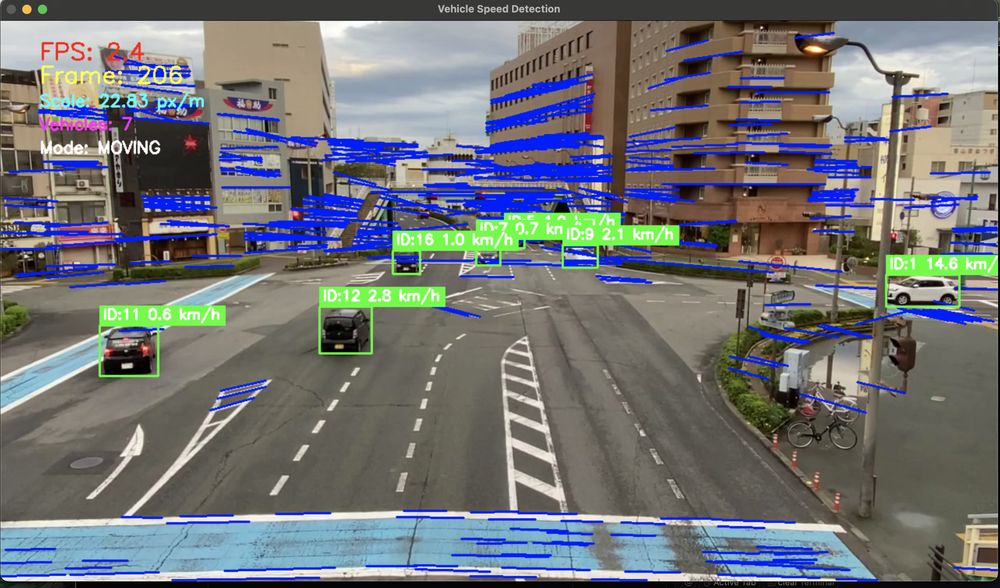
#> input picture image.png, 1000 x 588 px, shrunk from 2566 x 1509 before the run
$ python -i speed_estimation.py   (imports and definitions only)
#> lines starting #> are read from the running program, lines starting #| are printed output that depends on the picture; after the words box and inside, x2 and y2 are one past the last pixel; in counts of white or black regions, pixels touching at a corner belong together
#> further down, picture is the input picture: shape (588, 1000, 3); mean B, G, R 118, 115.1, 113
import numpy as np
import cv2
from typing import List, Tuple, Dict, Optional
import math
from dataclasses import dataclass
from collections import defaultdict, deque

@dataclass
class VehicleTrack:
    """Data class to store vehicle tracking information"""
    track_id: int
    positions: deque = None  # Store recent positions (x, y, timestamp)
    speeds: deque = None    # Store recent speed estimates
    last_speed: float = 0.0
    confidence: float = 0.0
    max_history: int = 30  # Keep last 30 positions for smoothing

    # [5 lines left out: function __post_init__, not called in this run]

class LaneDetector:
    """Detect lane markings for scale reference"""

    def __init__(self):
        self.lane_dash_length_meters = 3.048  # 10 feet in meters
        self.lane_gap_length_meters = 9.144   # 30 feet gap between dashes

    def detect_lane_markings(self, frame: np.ndarray) -> List[Tuple[int, int, int, int]]:
        """
        Detect lane dash markings using edge detection and line detection
        Returns list of (x1, y1, x2, y2) line segments
        """
        # Convert to grayscale
        gray = cv2.cvtColor(frame, cv2.COLOR_BGR2GRAY)
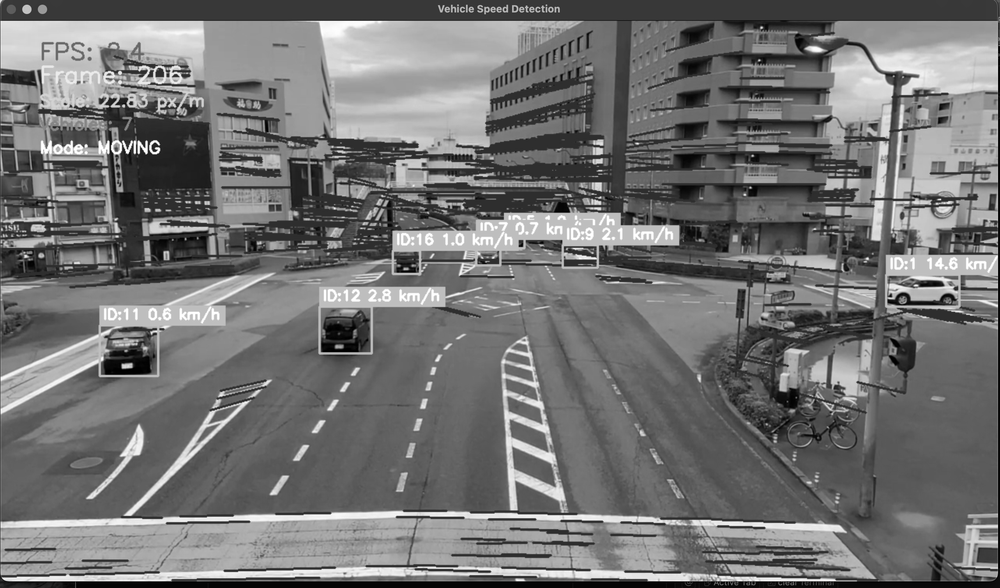
#> gray: shape (588, 1000); min 0, max 255, mean 114.9

        # Apply Gaussian blur to reduce noise
        blurred = cv2.GaussianBlur(gray, (9, 9), 0)
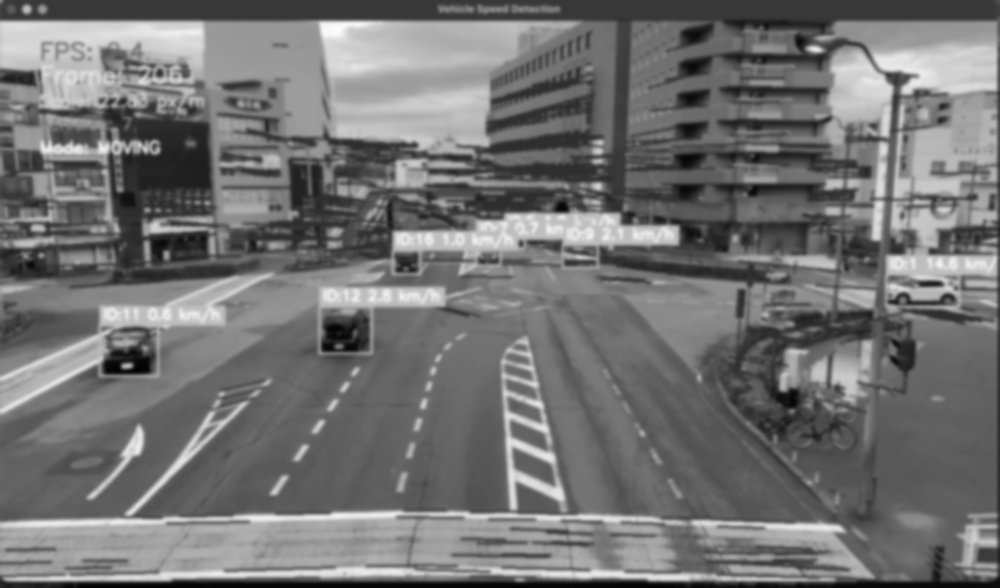
#> blurred: shape (588, 1000); min 1, max 252, mean 114.9

        # Focus on road area (bottom half of image typically contains road)
        h, w = gray.shape
#> h = 588; w = 1000
        roi_mask = np.zeros_like(gray)
        roi_mask[h//2:, :] = 255  # Only look at bottom half

        # Apply ROI mask
        masked = cv2.bitwise_and(blurred, roi_mask)
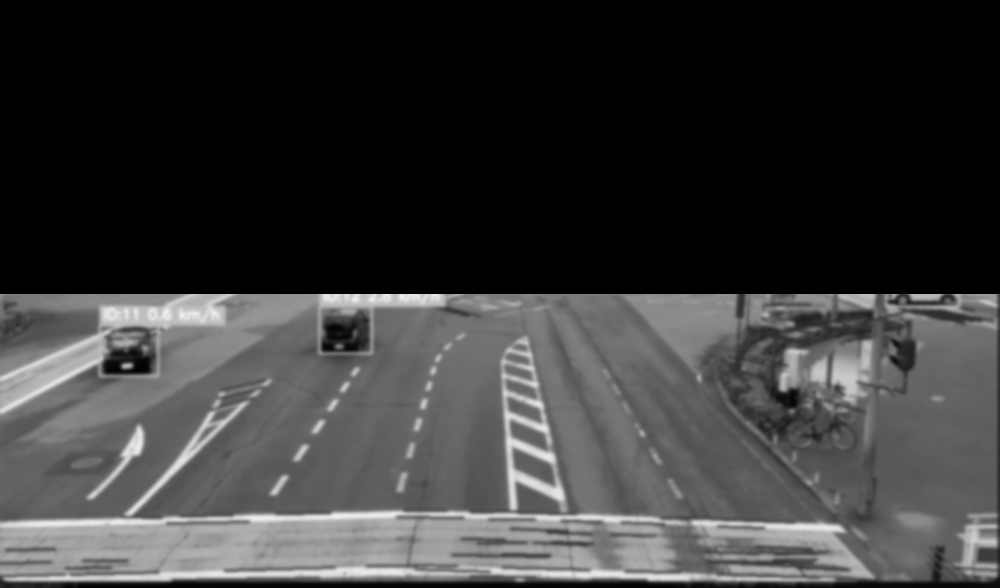
#> masked: shape (588, 1000); min 0, max 240, mean 56.9

        # More conservative edge detection for cleaner lane detection
        edges = cv2.Canny(masked, 80, 200, apertureSize=3)
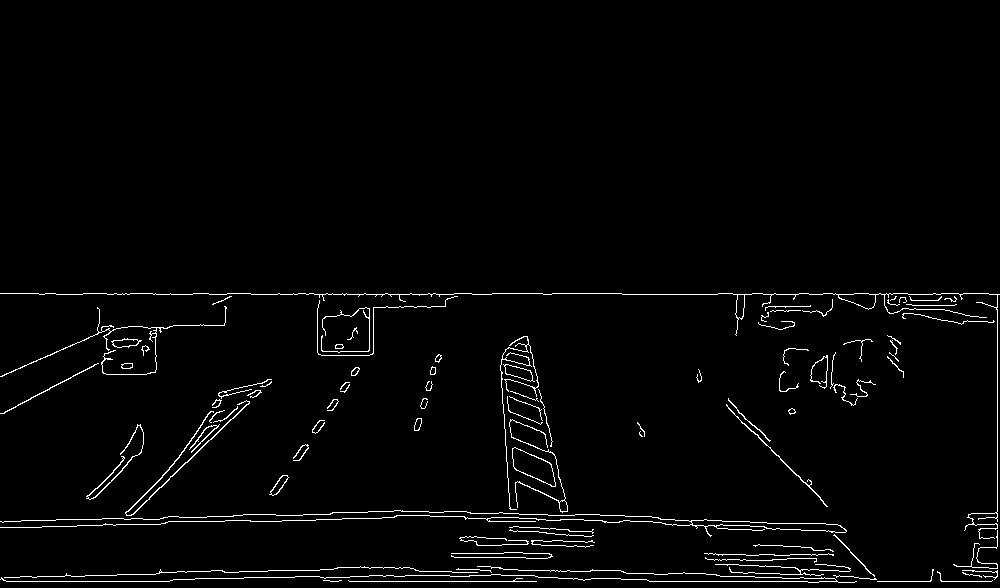
#> edges: shape (588, 1000); 2.2% white in thin lines or dots, all inside (x1, y1, x2, y2) = (0, 293, 1000, 583)

        # Morphological operations to clean up edges
        kernel = np.ones((3,3), np.uint8)
        edges = cv2.morphologyEx(edges, cv2.MORPH_CLOSE, kernel)
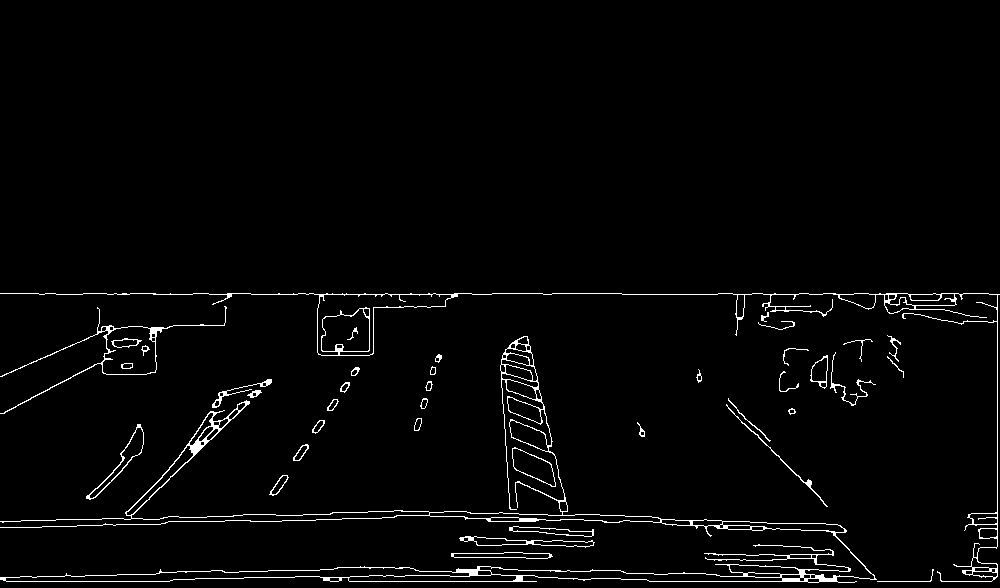
#> edges: shape (588, 1000); 2.4% white in thin lines or dots, all inside (x1, y1, x2, y2) = (0, 293, 1000, 583)

        # Line detection with stricter parameters
        lines = cv2.HoughLinesP(edges, 1, np.pi/180, threshold=80,
                               minLineLength=100, maxLineGap=20)
#> lines = 24 rows, first 6: [153, 294, 491, 294], [6, 581, 169, 581], [799, 293, 907, 293], [997, 576, 997, 294], [518, 570, 620, 570], [410, 293, 621, 293]

        if lines is None:
            return []

        # Filter for lane markings (horizontal lines in road area)
        lane_lines = []
        for line in lines:
            x1, y1, x2, y2 = line[0]

            # Skip lines not in road area
            if y1 < h//2 and y2 < h//2:
                continue

            # Calculate line properties
            length = math.sqrt((x2 - x1)**2 + (y2 - y1)**2)
            angle = abs(math.atan2(y2 - y1, x2 - x1) * 180 / np.pi)

            # Filter for horizontal lines with reasonable length
            if (angle < 15 or angle > 165) and length > 80:
                # Check if line looks like lane marking (white/yellow)
                mid_x, mid_y = (x1 + x2) // 2, (y1 + y2) // 2
                if 0 <= mid_x < w and 0 <= mid_y < h:
                    pixel_intensity = gray[mid_y, mid_x]
                    if pixel_intensity > 150:  # Bright lines (lane markings)
                        lane_lines.append((x1, y1, x2, y2))
#> this loop made 24 passes
#> (x1, y1, x2, y2, length, angle, mid_x, mid_y) on passes 1, 2, 5, 7, 8, 9, 10, 12, 13, 14, 16, 22: (153, 294, 491, 294, 338, 0, 322, 294), (6, 581, 169, 581, 163, 0, 87, 581), (518, 570, 620, 570, 102, 0, 569, 570), (444, 511, 573, 515, 129.1, 1.78, 508, 513), (159, 571, 267, 571, 108, 0, 213, 571), (662, 523, 766, 527, 104.1, 2.2, 714, 525), (56, 519, 233, 516, 177, 0.971, 144, 517), (369, 575, 534, 575, 165, 0, 451, 575), (755, 577, 874, 577, 119, 0, 814, 577), (649, 581, 991, 581, 342, 0, 820, 581), (26, 527, 165, 523, 139.1, 1.65, 95, 525), (875, 295, 988, 293, 113, 1.01, 931, 294)
#> (x1, y1, x2, y2, length, angle) on passes 4, 11, 15, 17, 18, 19: (997, 576, 997, 294, 282, 90), (123, 524, 271, 381, 205.8, 44.02), (122, 524, 271, 380, 207.2, 44.02), (527, 336, 574, 541, 210.3, 77.09), (2, 413, 106, 358, 117.6, 27.87), (500, 365, 515, 581, 216.5, 86.03)
#> after the loop, lane_lines = [(153, 294, 491, 294), (444, 511, 573, 515), (159, 571, 267, 571), (662, 523, 766, 527), (369, 575, 534, 575), (26, 527, 165, 523), (875, 295, 988, 293)]

        return lane_lines

    # [56 lines left out: function estimate_scale_from_lanes, not called in this run]

class HomographyEstimator:
    """Estimate homography for perspective correction"""

    def __init__(self):
        self.homography_matrix = None
        self.is_calibrated = False

    # [94 lines left out: functions estimate_homography_from_lanes, _find_vanishing_point, _line_intersection, not called in this run]

class SpeedEstimator:
    """Estimate vehicle speeds using tracking and scale information"""

    # [153 lines left out: functions __init__, update_scale_and_homography, update_tracks, _calculate_speed, _apply_homography, get_vehicle_speed and 1 more, not called in this run]

>>> import cv2
>>> picture = cv2.imread('image.png')
>>> result = LaneDetector().detect_lane_markings(picture)
#> result has the same summary as lane_lines in detect_lane_markings
